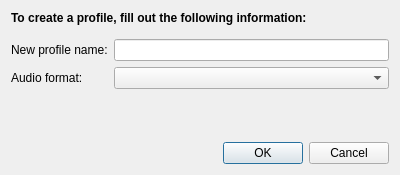
<?xml version="1.0" encoding="UTF-8"?>
<ui version="4.0">
 <class>AddProfileDialog</class>
 <widget class="QDialog" name="AddProfileDialog">
  <property name="geometry">
   <rect>
    <x>0</x>
    <y>0</y>
    <width>400</width>
    <height>175</height>
   </rect>
  </property>
  <property name="windowTitle">
   <string extracomment="Add profile dialog title">Create a profile</string>
  </property>
  <layout class="QVBoxLayout" name="verticalLayout">
   <item>
    <widget class="QLabel" name="captionLbl">
     <property name="font">
      <font>
       <weight>75</weight>
       <bold>true</bold>
      </font>
     </property>
     <property name="text">
      <string extracomment="Add profile dialog, capton">To create a profile, fill out the following information:</string>
     </property>
    </widget>
   </item>
   <item>
    <spacer name="verticalSpacer_2">
     <property name="orientation">
      <enum>Qt::Vertical</enum>
     </property>
     <property name="sizeType">
      <enum>QSizePolicy::Fixed</enum>
     </property>
     <property name="sizeHint" stdset="0">
      <size>
       <width>20</width>
       <height>8</height>
      </size>
     </property>
    </spacer>
   </item>
   <item>
    <layout class="QFormLayout" name="formLayout">
     <item row="0" column="0">
      <widget class="QLabel" name="profileNameLbl">
       <property name="text">
        <string extracomment="Add profile dialog, profile name label">New profile name:</string>
       </property>
      </widget>
     </item>
     <item row="1" column="0">
      <widget class="QLabel" name="label_2">
       <property name="text">
        <string extracomment="Add profile dialog, audio format label">Audio format:</string>
       </property>
      </widget>
     </item>
     <item row="1" column="1">
      <widget class="QComboBox" name="formatCbx"/>
     </item>
     <item row="0" column="1">
      <widget class="QLineEdit" name="profileNameEd"/>
     </item>
    </layout>
   </item>
   <item>
    <spacer name="verticalSpacer">
     <property name="orientation">
      <enum>Qt::Vertical</enum>
     </property>
     <property name="sizeHint" stdset="0">
      <size>
       <width>20</width>
       <height>40</height>
      </size>
     </property>
    </spacer>
   </item>
   <item>
    <widget class="QDialogButtonBox" name="buttonBox">
     <property name="orientation">
      <enum>Qt::Horizontal</enum>
     </property>
     <property name="standardButtons">
      <set>QDialogButtonBox::Cancel|QDialogButtonBox::Ok</set>
     </property>
    </widget>
   </item>
  </layout>
 </widget>
 <tabstops>
  <tabstop>profileNameEd</tabstop>
  <tabstop>formatCbx</tabstop>
 </tabstops>
 <resources/>
 <connections>
  <connection>
   <sender>buttonBox</sender>
   <signal>accepted()</signal>
   <receiver>AddProfileDialog</receiver>
   <slot>accept()</slot>
   <hints>
    <hint type="sourcelabel">
     <x>248</x>
     <y>254</y>
    </hint>
    <hint type="destinationlabel">
     <x>157</x>
     <y>274</y>
    </hint>
   </hints>
  </connection>
  <connection>
   <sender>buttonBox</sender>
   <signal>rejected()</signal>
   <receiver>AddProfileDialog</receiver>
   <slot>reject()</slot>
   <hints>
    <hint type="sourcelabel">
     <x>316</x>
     <y>260</y>
    </hint>
    <hint type="destinationlabel">
     <x>286</x>
     <y>274</y>
    </hint>
   </hints>
  </connection>
 </connections>
</ui>
